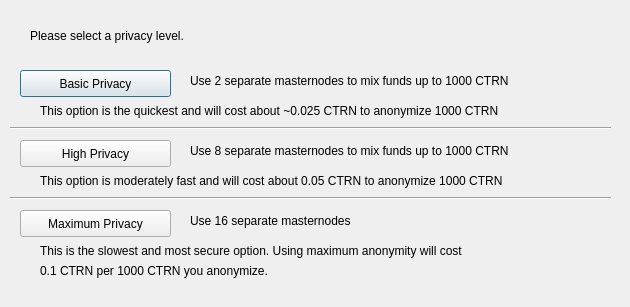
<?xml version="1.0" encoding="UTF-8"?>
<ui version="4.0">
 <class>DarksendConfig</class>
 <widget class="QDialog" name="DarksendConfig">
  <property name="geometry">
   <rect>
    <x>0</x>
    <y>0</y>
    <width>630</width>
    <height>307</height>
   </rect>
  </property>
  <property name="windowTitle">
   <string>Configure Darksend</string>
  </property>
  <widget class="QPushButton" name="buttonBasic">
   <property name="geometry">
    <rect>
     <x>20</x>
     <y>70</y>
     <width>151</width>
     <height>27</height>
    </rect>
   </property>
   <property name="text">
    <string>Basic Privacy</string>
   </property>
  </widget>
  <widget class="QPushButton" name="buttonHigh">
   <property name="geometry">
    <rect>
     <x>20</x>
     <y>140</y>
     <width>151</width>
     <height>27</height>
    </rect>
   </property>
   <property name="text">
    <string>High Privacy</string>
   </property>
  </widget>
  <widget class="QPushButton" name="buttonMax">
   <property name="geometry">
    <rect>
     <x>20</x>
     <y>210</y>
     <width>151</width>
     <height>27</height>
    </rect>
   </property>
   <property name="text">
    <string>Maximum Privacy</string>
   </property>
  </widget>
  <widget class="QLabel" name="label">
   <property name="geometry">
    <rect>
     <x>30</x>
     <y>20</y>
     <width>571</width>
     <height>31</height>
    </rect>
   </property>
   <property name="text">
    <string>Please select a privacy level.</string>
   </property>
  </widget>
  <widget class="QLabel" name="label_2">
   <property name="geometry">
    <rect>
     <x>190</x>
     <y>70</y>
     <width>421</width>
     <height>21</height>
    </rect>
   </property>
   <property name="text">
    <string>Use 2 separate masternodes to mix funds up to 1000 CTRN</string>
   </property>
  </widget>
  <widget class="QLabel" name="label_3">
   <property name="geometry">
    <rect>
     <x>190</x>
     <y>140</y>
     <width>411</width>
     <height>21</height>
    </rect>
   </property>
   <property name="text">
    <string>Use 8 separate masternodes to mix funds up to 1000 CTRN</string>
   </property>
  </widget>
  <widget class="QLabel" name="label_4">
   <property name="geometry">
    <rect>
     <x>190</x>
     <y>210</y>
     <width>421</width>
     <height>21</height>
    </rect>
   </property>
   <property name="text">
    <string>Use 16 separate masternodes</string>
   </property>
  </widget>
  <widget class="QLabel" name="label_6">
   <property name="geometry">
    <rect>
     <x>40</x>
     <y>100</y>
     <width>561</width>
     <height>21</height>
    </rect>
   </property>
   <property name="text">
    <string>This option is the quickest and will cost about ~0.025 CTRN to anonymize 1000 CTRN</string>
   </property>
  </widget>
  <widget class="QLabel" name="label_7">
   <property name="geometry">
    <rect>
     <x>40</x>
     <y>170</y>
     <width>561</width>
     <height>21</height>
    </rect>
   </property>
   <property name="text">
    <string>This option is moderately fast and will cost about 0.05 CTRN to anonymize 1000 CTRN</string>
   </property>
  </widget>
  <widget class="QLabel" name="label_8">
   <property name="geometry">
    <rect>
     <x>40</x>
     <y>240</y>
     <width>561</width>
     <height>21</height>
    </rect>
   </property>
   <property name="text">
    <string>This is the slowest and most secure option. Using maximum anonymity will cost</string>
   </property>
  </widget>
  <widget class="QLabel" name="label_9">
   <property name="geometry">
    <rect>
     <x>40</x>
     <y>260</y>
     <width>561</width>
     <height>21</height>
    </rect>
   </property>
   <property name="text">
    <string>0.1 CTRN per 1000 CTRN you anonymize.</string>
   </property>
  </widget>
  <widget class="Line" name="line">
   <property name="geometry">
    <rect>
     <x>10</x>
     <y>120</y>
     <width>601</width>
     <height>16</height>
    </rect>
   </property>
   <property name="orientation">
    <enum>Qt::Horizontal</enum>
   </property>
  </widget>
  <widget class="Line" name="line_2">
   <property name="geometry">
    <rect>
     <x>10</x>
     <y>190</y>
     <width>601</width>
     <height>16</height>
    </rect>
   </property>
   <property name="orientation">
    <enum>Qt::Horizontal</enum>
   </property>
  </widget>
 </widget>
 <resources/>
 <connections/>
</ui>
